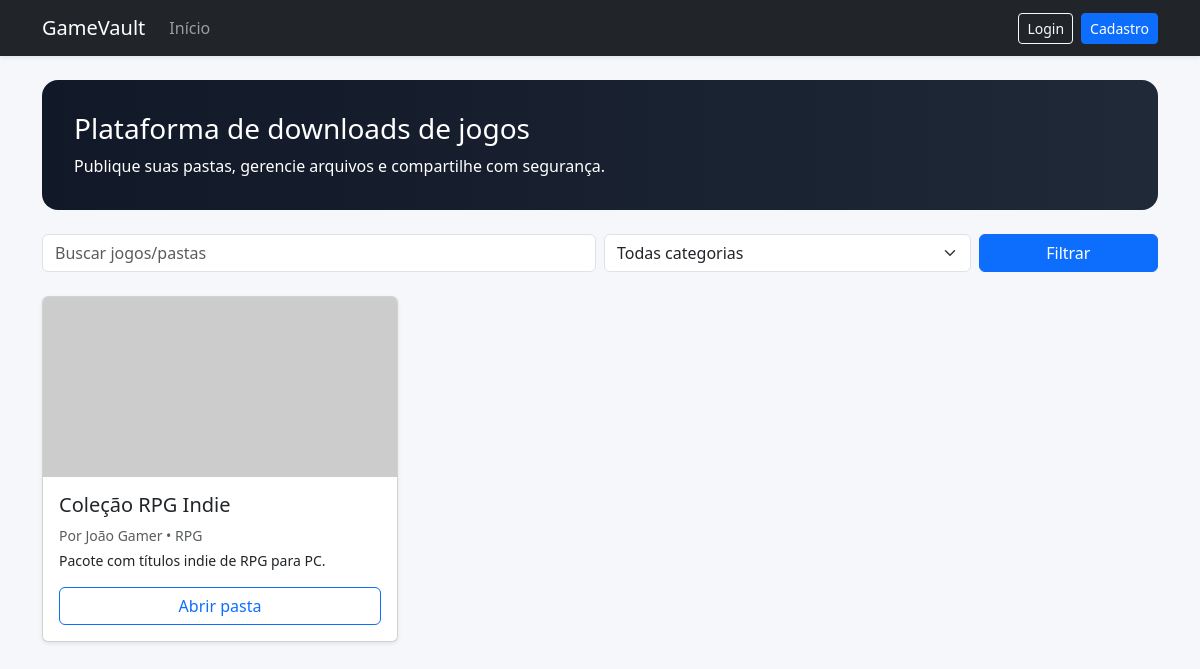
The page /public/index.php on the database its author committed.
### tables this page shows
CREATE TABLE pastas (
  id INT AUTO_INCREMENT PRIMARY KEY,
  usuario_id INT NOT NULL,
  categoria_id INT NULL,
  nome VARCHAR(180) NOT NULL,
  slug VARCHAR(200) NOT NULL UNIQUE,
  descricao TEXT NOT NULL,
  capa VARCHAR(255) NULL,
  status ENUM('publica','privada','desenvolvimento') NOT NULL DEFAULT 'desenvolvimento',
  senha_acesso VARCHAR(255) NULL,
  aprovado TINYINT(1) NOT NULL DEFAULT 0,
  criado_em DATETIME NOT NULL,
  atualizado_em DATETIME NULL,
  INDEX idx_pastas_status (status),
  INDEX idx_pastas_usuario (usuario_id),
  INDEX idx_pastas_categoria (categoria_id),
  CONSTRAINT fk_pastas_usuario FOREIGN KEY (usuario_id) REFERENCES usuarios(id) ON DELETE CASCADE,
  CONSTRAINT fk_pastas_categoria FOREIGN KEY (categoria_id) REFERENCES categorias(id) ON DELETE SET NULL
);

CREATE TABLE usuarios (
  id INT AUTO_INCREMENT PRIMARY KEY,
  nome VARCHAR(120) NOT NULL,
  email VARCHAR(160) NOT NULL UNIQUE,
  senha_hash VARCHAR(255) NOT NULL,
  role ENUM('usuario','admin') NOT NULL DEFAULT 'usuario',
  status ENUM('ativo','bloqueado') NOT NULL DEFAULT 'ativo',
  criado_em DATETIME NOT NULL,
  atualizado_em DATETIME NULL,
  INDEX idx_usuarios_status (status),
  INDEX idx_usuarios_role (role)
);

CREATE TABLE categorias (
  id INT AUTO_INCREMENT PRIMARY KEY,
  nome VARCHAR(120) NOT NULL,
  slug VARCHAR(140) NOT NULL UNIQUE,
  status TINYINT(1) NOT NULL DEFAULT 1,
  criado_em DATETIME NOT NULL
);

### includes/helpers.php (called while the page is built, shortened)
<?php
function e(string $value): string
{
    return htmlspecialchars($value, ENT_QUOTES, 'UTF-8');
}

### config/database.php (called while the page is built, shortened)
<?php
class Database
{
    private static ?PDO $connection = null;
    public static function connection(): PDO
    {
        if (self::$connection === null) {
            $dsn = 'mysql:host=' . DB_HOST . ';dbname=' . DB_NAME . ';charset=utf8mb4';
            self::$connection = new PDO($dsn, DB_USER, DB_PASS, [
                PDO::ATTR_ERRMODE => PDO::ERRMODE_EXCEPTION,
                PDO::ATTR_DEFAULT_FETCH_MODE => PDO::FETCH_ASSOC,
                PDO::ATTR_EMULATE_PREPARES => false,
            ]);
        }
        return self::$connection;
    }
}

### classes/FolderManager.php (called while the page is built, shortened)
<?php
require_once dirname(__DIR__) . '/config/database.php';
require_once dirname(__DIR__) . '/includes/helpers.php';
class FolderManager
{
    private PDO $db;
    public function __construct()
    {
        $this->db = Database::connection();
    }
    public function publicFolders(string $search = '', int $category = 0): array
    {
        $sql = 'SELECT p.*, u.nome AS autor, c.nome AS categoria FROM pastas p
                INNER JOIN usuarios u ON u.id = p.usuario_id
                LEFT JOIN categorias c ON c.id = p.categoria_id
                WHERE p.status = "publica" AND p.aprovado = 1';
        $params = [];
        $sql .= ' ORDER BY p.criado_em DESC';
        $stmt = $this->db->prepare($sql);
        $stmt->execute($params);
        return $stmt->fetchAll();
    }
}

### public/index.php (the view, shortened to what this page needs)
<?php
require_once __DIR__ . '/../includes/helpers.php';
require_once __DIR__ . '/../classes/FolderManager.php';
$manager = new FolderManager();
$search = trim($_GET['q'] ?? '');
$category = (int) ($_GET['categoria'] ?? 0);
$folders = $manager->publicFolders($search, $category);
include __DIR__ . '/../includes/header.php';
?>
<section class="hero mb-4">
  <h1 class="h3">Plataforma de downloads de jogos</h1>
  <p class="mb-0">Publique suas pastas, gerencie arquivos e compartilhe com segurança.</p>
</section>
<form class="row g-2 mb-4" method="GET">
  <div class="col-md-6"><input class="form-control" name="q" placeholder="Buscar jogos/pastas" value="<?= e($search) ?>"></div>
  <div class="col-md-4">
    <select class="form-select" name="categoria">
      <option value="0">Todas categorias</option>
    </select>
  </div>
  <div class="col-md-2 d-grid"><button class="btn btn-primary">Filtrar</button></div>
</form>
<div class="row g-4">
  <?php foreach ($folders as $folder): ?>
    <div class="col-md-4">
      <div class="card h-100 shadow-sm">
        <img class="card-img-top card-cover" src="<?= $folder['capa'] ? BASE_URL . '/../uploads/covers/' . e($folder['capa']) : 'https://placehold.co/600x400' ?>" alt="capa">
        <div class="card-body d-flex flex-column">
          <h5><?= e($folder['nome']) ?></h5>
          <p class="text-muted small mb-1">Por <?= e($folder['autor']) ?> • <?= e($folder['categoria'] ?? 'Sem categoria') ?></p>
          <p class="small"><?= e(mb_strimwidth($folder['descricao'], 0, 120, '...')) ?></p>
          <a class="btn btn-outline-primary mt-auto" href="<?= BASE_URL ?>/p/<?= e($folder['slug']) ?>">Abrir pasta</a>
        </div>
      </div>
    </div>
  <?php endforeach; ?>
</div>
<?php include __DIR__ . '/../includes/footer.php'; ?>

### public/assets/css/style.css (style rules this page uses)
body { background: #f5f7fb; }
.card-cover { height: 180px; object-fit: cover; }
.hero { background: linear-gradient(90deg,#111827,#1f2937); color: #fff; border-radius: 16px; padding: 2rem; }

### rows shown on the page
pastas: nome "Coleção RPG Indie", usuario.nome "João Gamer", categoria.nome "RPG", descricao "Pacote com títulos indie de RPG para PC."
